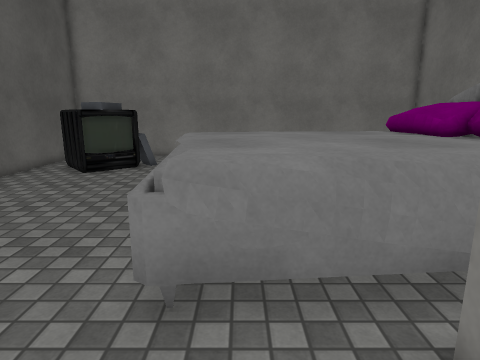
view 1 (above)

16 first-person views from a walk through a scene from a Unity 3-D project. The camera is 1.5 m above the floor, tilts 12° down and sees 75° across. The floor is counted in squares, 0.5 m on a side. Each view is taken from the middle of a square. On the plan, view 1 faces up. The plan holds only what a view shows up to about 20 squares ahead; the rest is blank. The place goes on beyond the plan. Some animated figures are left out. Some surface patterns are stand-ins.

view 2
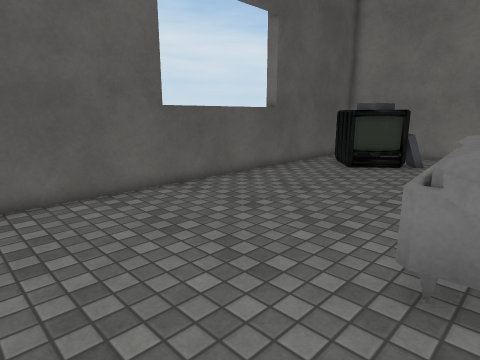

view 3
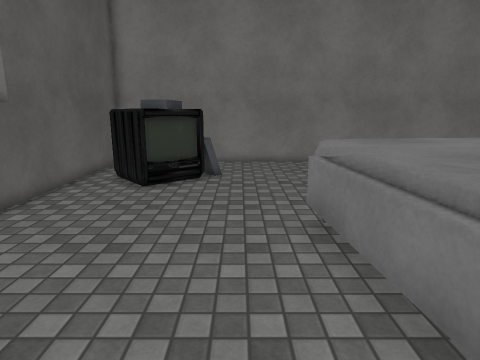

view 4
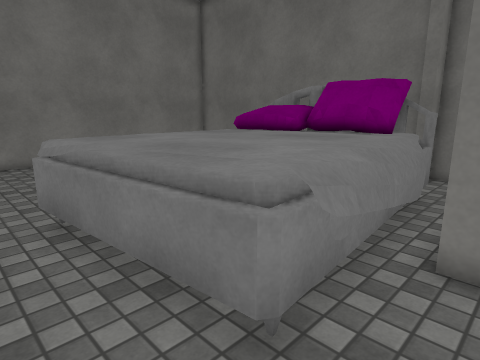

view 5
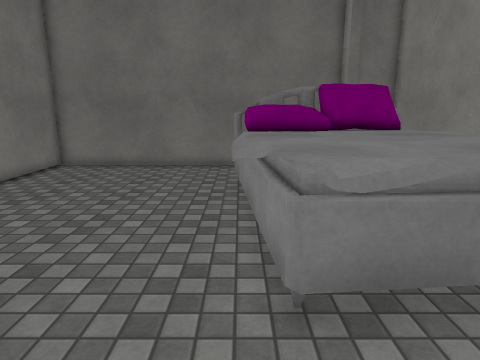

view 6
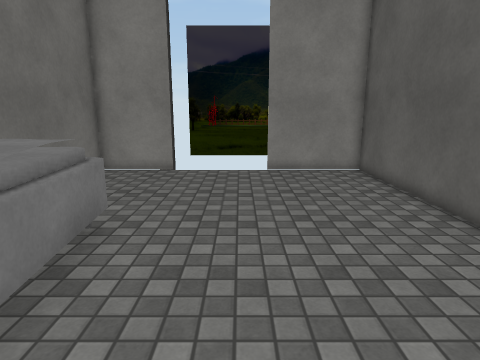

view 7
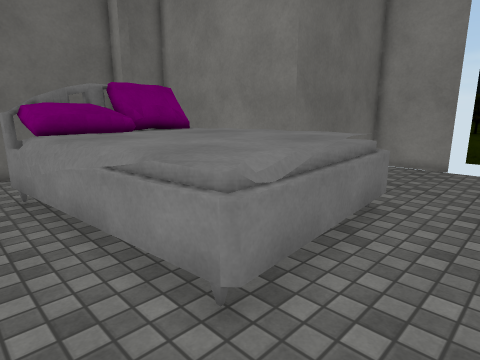

view 8
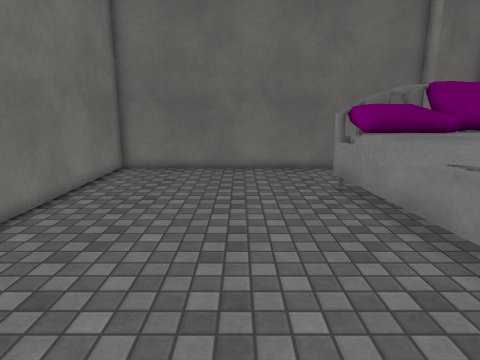

view 9
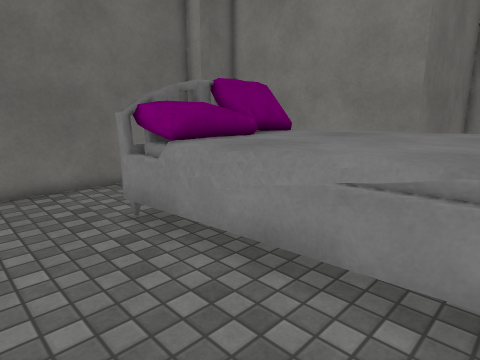

view 10
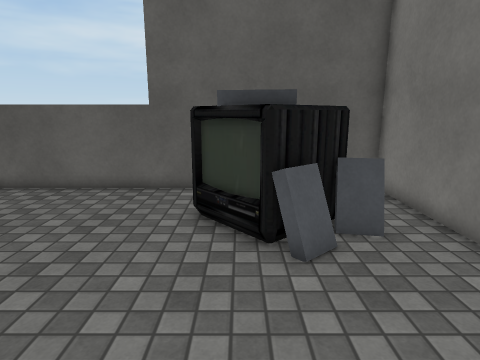

view 11
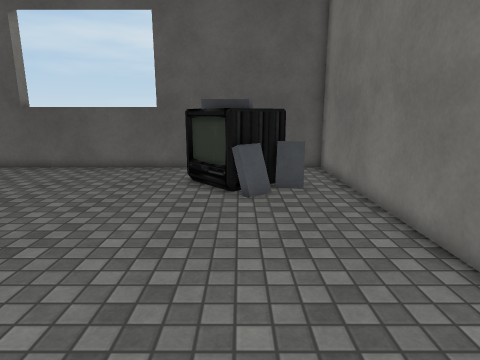

view 12
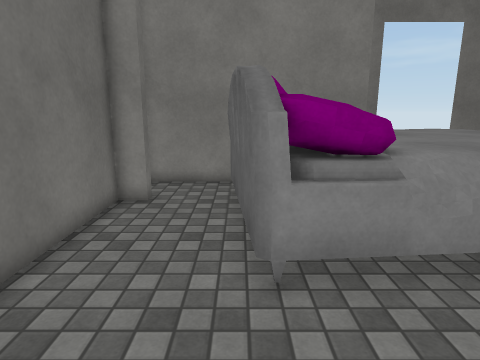

view 13
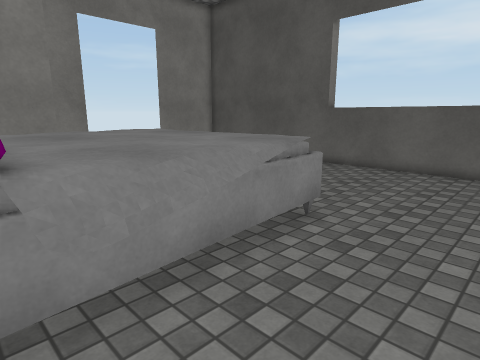

view 14
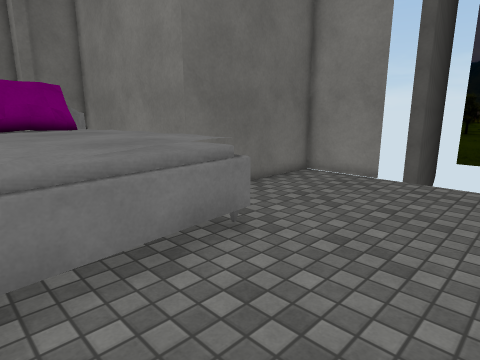

view 15
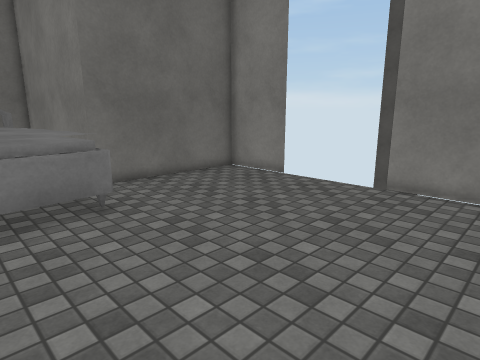

view 16
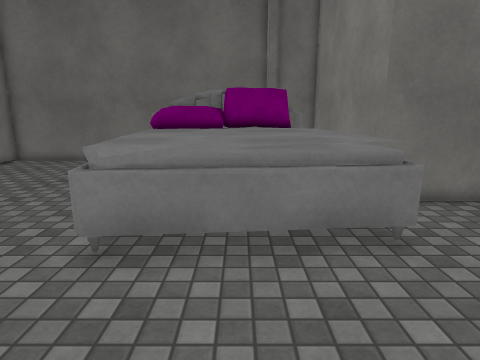

### Floor plan
Key: @ floor where view 1 was taken; # wall or solid block; . floor; O other object.
Columns run from 12 left of view 1 to 12 right of it. Each row starts with its distance up from view 1.
 23 #########################
 22 #.......................#
 21 #  ..O..................#
 20 #.  OO..................#
 19 #.   OO.................#
 18 #.O  OOO................#
 17 #..OOOO.................#
 16 #..OOO..................#
 15 #.......................#
 14 #.......................#
 13 #.......................#
 12 #...........OOOOOOOOO...#
 11 #.........OOOOOOOOOOO...#
 10 #.........OOOOOOOOOOO...#
  9 #.........OOOOOOOOOOO...#
  8 #.........OOOOOOOOOOO...#
  7 #.........OOOOOOOOOOO...#
  6 #.........OOOOOOOOOOO...#
  5 #.........OOOOOOOOOOO...#
  4 #.........OOOOOOOO......#
  3 #..............##########
  2 #..............#
  1 #..............#
  0 #...........@..#
 -1 #..............#
 -2 #..............#
 -3 #..............#
 -4 #..............#
 -5 ######     #####

Positions as (right, up) in squares from view 1, and headings:
1: (0, 0), facing up
2: (0, -1), facing up-left
3: (-4, 3), facing up
4: (-4, 2), facing up-right
5: (-6, 12), facing right
6: (-5, 12), facing down
7: (-5, 14), facing down-right
8: (-5, 16), facing right
9: (-1, 16), facing down-right
10: (1, 17), facing left
11: (6, 18), facing left
12: (8, 17), facing down
13: (6, 16), facing down-left
14: (-7, 10), facing down-right
15: (-11, 8), facing down-right
16: (-8, 8), facing right
